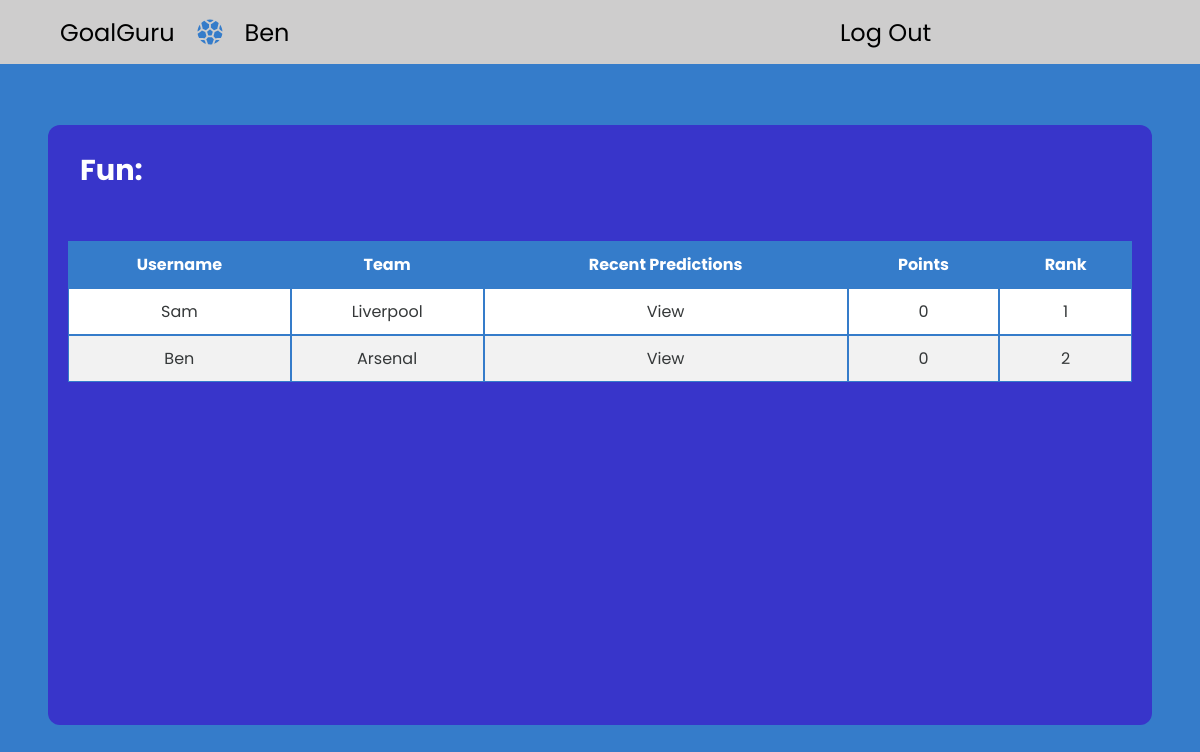
/league?league=Fun (signed in), run on the app's committed database.
### models.py (models this page shows, shortened)
class User(UserMixin, Base):
    __tablename__ = "users"
    user_id = Column(Integer, primary_key=True, autoincrement=True)
    username = Column(String(1000), unique=True)
    email = Column(String(100), unique=True)
    password = Column(String(100))
    favourite_team = Column(String(500))

class League(Base):
    __tablename__ = "leagues"
    league_id = Column(Integer, primary_key=True, autoincrement=True)
    name = Column(String(1000), unique=True)

### main.py (the view)
@app.route("/league", methods=['POST', 'GET'])
@login_required
def league():
    league_name = request.args.get('league')
    league_data = session.query(League).filter_by(name=league_name).first()
    user_ids = [value[1] for value in
                session.query(league_user_association).filter_by(league_id=league_data.league_id).all()]
    user_data = [session.query(User).filter_by(user_id=user_id).first() for user_id in user_ids]
    for i in range(len(user_data)):
        score = get_score(user_data[i].user_id)
        user_data[i] = {
            'user_model': user_data[i],
            'score': score
        }
    sorted_user_data = sorted(user_data, key=lambda x: x['score'], reverse=True)
    return render_template("league.html", logged_in=True, league_name=league_name, user_data=sorted_user_data)

### main.py (called while the page is built)
@login_manager.user_loader
def load_user(user_id):
    user = session.query(User).get(int(user_id))
    return user

def get_score(user_id):
    scores = session.query(UserGameWeekScore).filter_by(user_id=user_id).all()
    overall_score = 0
    for score in scores:
        overall_score += score.score
    return overall_score

### templates/league.html (shortened to what this page needs)
{% extends "base.html" %} {% block content %}
<div class="main-content">
  <div class="home-hub-padding">
    <div class="home-hub">
      <h3 id="predictions-title">{{ league_name }}:</h3>
      <div class="table-container">
        <div class="table-scroll">
          <table class="styled-table">
            <thead>
              <tr>
                <th>Username</th>
                <th>Team</th>
                <th>Recent Predictions</th>
                <th>Points</th>
                <th>Rank</th>
              </tr>
            </thead>
            <tbody>
              {% for user in user_data %}
              <tr>
                <td>{{ user['user_model'].username }}</td>
                <td>{{ user['user_model'].favourite_team }}</td>
                <td><a href="{{ url_for('rival_predictions', username=user['user_model'].username, user_id=user['user_model'].user_id) }}">View</a></td>
                <td>{{ user['score'] }}</td>
                <td>{{ loop.index0 + 1 }}</td>
              </tr>
              {% endfor %}
            </tbody>
          </table>
        </div>
      </div>
    </div>
  </div>
</div>
{% endblock %}

### templates/base.html (shortened to what this page needs)
<!DOCTYPE html>
<html lang="en">
  <head>
    <link rel="stylesheet" href="{{ url_for('static', filename='style.css') }}" />
  </head>
  <body>
    <nav>
      <div class="nav-left-items">
        <p>GoalGuru</p>
        <div class="svg-container">
          <img src="../static/blue-logo-football.svg" alt="football" />
        </div>
        {% if logged_in %}
        <p>{{ current_user.username }}</p>
        {% endif %}
      </div>
      <ul class="nav-right-items">
        <li class="nav-bar-item"><a href="{{ url_for('index') }}">Log Out</a></li>
      </ul>
    </nav>
    {% block content %} {% endblock %}
  </body>
</html>

### static/style.css (style rules this page uses)
html { font-size: 16px; }
body { box-sizing: border-box; font-family: Poppins, sans-serif; margin: 0; height: 100vh; width: 100vw; background-color: #357cca; display: flex; align-items: center; justify-content: center; flex-direction: column; overflow-x: hidden; overflow-y: hidden; }
h3 { font-size: 1.8rem; }
ul { list-style: none; padding-left: 0; }
a { text-decoration: none; color: inherit; }
nav { margin: 0; position: absolute; left: 0; top: 0; width: 100vw; display: flex; justify-content: space-between; background-color: #cecdcd; font-size: 1.5rem; height: 4rem; }
.nav-right-items { display: flex; gap: 20px; flex: 0 0 30%; align-items: center; }
.nav-left-items { display: flex; gap: 20px; flex: 0 0 20%; margin-left: 5vw; align-items: center; }
.nav-bar-item { width: 7rem; }
.svg-container img { width: 100%; height: 100%; }
.svg-container { display: flex; align-items: center; width: 30px; }
.main-content { width: 100%; height: 100%; display: flex; }
.home-hub { background-color: #3835ca; height: 100%; width: 100%; border-radius: 12px; color: white; }
.home-hub h3 { margin-left: 2rem; }
.home-hub-padding { width: 100%; height: 75vh; padding: 6rem 3rem; }
.table-container { padding: 20px; border-radius: 10px; }
.table-scroll { overflow-y: auto; max-height: 30vh; border-spacing: 0; }
.styled-table { width: 100%; border-collapse: separate; border-spacing: 0; background-color: white; border-radius: 5px; }
.styled-table th, .styled-table td { padding: 10px; text-align: center; border: 1px solid #357cca; color: #353839; }
.styled-table th { background-color: #357cca; color: white; }
.styled-table tr:nth-child(even) { background-color: #f2f2f2; }
.styled-table thead { position: sticky; top: 0; }
#predictions-title { padding-top: 3vh; }

### data on the page
User: username "Ben", user_model.username "Ben", user_model.favourite_team "Arsenal"
League: name "Fun"
User: user_model.username "Sam", user_model.favourite_team "Liverpool"

### other printed values
{{ user['score'] }} "0" "0"
